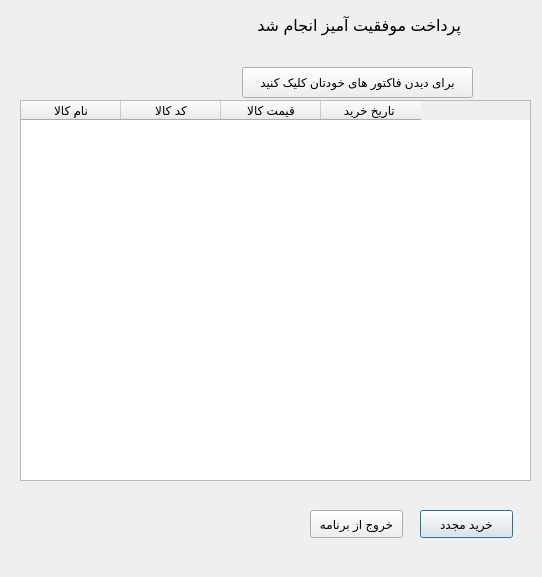
<?xml version="1.0" encoding="UTF-8"?>
<ui version="4.0">
 <class>Dialog</class>
 <widget class="QDialog" name="Dialog">
  <property name="geometry">
   <rect>
    <x>0</x>
    <y>0</y>
    <width>542</width>
    <height>577</height>
   </rect>
  </property>
  <property name="windowTitle">
   <string>Dialog</string>
  </property>
  <widget class="QLabel" name="successfull_lable">
   <property name="geometry">
    <rect>
     <x>210</x>
     <y>10</y>
     <width>251</width>
     <height>31</height>
    </rect>
   </property>
   <property name="font">
    <font>
     <pointsize>12</pointsize>
    </font>
   </property>
   <property name="text">
    <string>پرداخت موفقیت آمیز انجام شد</string>
   </property>
  </widget>
  <widget class="QTableWidget" name="factortable">
   <property name="geometry">
    <rect>
     <x>20</x>
     <y>100</y>
     <width>511</width>
     <height>381</height>
    </rect>
   </property>
   <column>
    <property name="text">
     <string>نام کالا</string>
    </property>
   </column>
   <column>
    <property name="text">
     <string>کد کالا</string>
    </property>
   </column>
   <column>
    <property name="text">
     <string>قیمت کالا</string>
    </property>
   </column>
   <column>
    <property name="text">
     <string>تاریخ خرید </string>
    </property>
   </column>
  </widget>
  <widget class="QPushButton" name="rebuy_button">
   <property name="geometry">
    <rect>
     <x>420</x>
     <y>510</y>
     <width>93</width>
     <height>28</height>
    </rect>
   </property>
   <property name="text">
    <string>خرید مجدد</string>
   </property>
  </widget>
  <widget class="QPushButton" name="to_see_all_factors_button">
   <property name="geometry">
    <rect>
     <x>242</x>
     <y>67</y>
     <width>231</width>
     <height>31</height>
    </rect>
   </property>
   <property name="text">
    <string>برای دیدن فاکتور های خودتان کلیک کنید</string>
   </property>
  </widget>
  <widget class="QPushButton" name="exit_button">
   <property name="geometry">
    <rect>
     <x>310</x>
     <y>510</y>
     <width>93</width>
     <height>28</height>
    </rect>
   </property>
   <property name="text">
    <string>خروج از برنامه</string>
   </property>
  </widget>
 </widget>
 <resources/>
 <connections/>
</ui>
